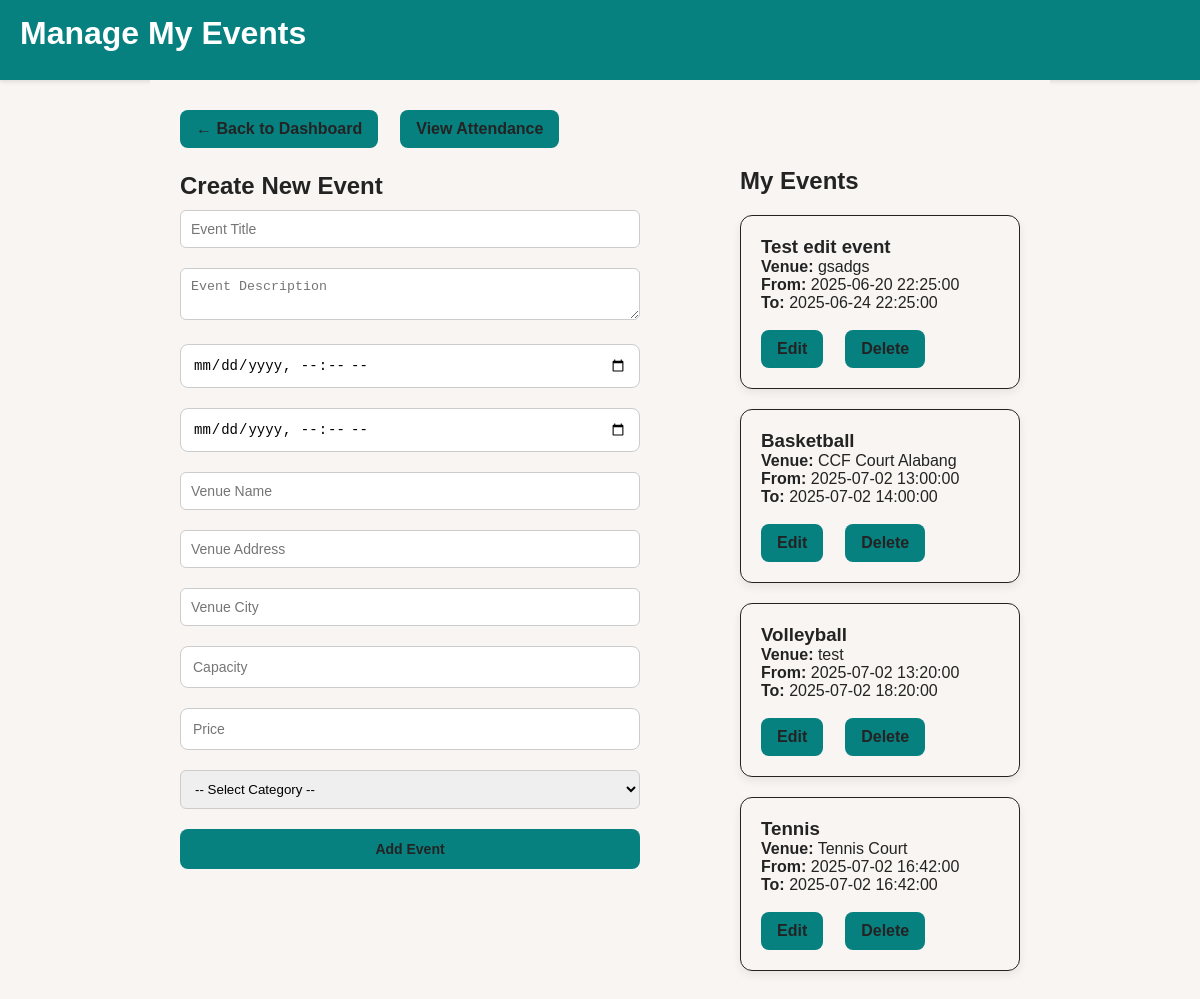
/eventsys/codes/php/manage_events.php (signed in), run on the app's committed database.
### tables this page shows
CREATE TABLE `event` (
  `event_id` int(11) NOT NULL,
  `title` varchar(255) NOT NULL,
  `description` text DEFAULT NULL,
  `start_time` datetime NOT NULL,
  `end_time` datetime NOT NULL,
  `venue_id` int(11) DEFAULT NULL,
  `organizer_id` int(11) DEFAULT NULL,
  `capacity` int(11) DEFAULT NULL,
  `price` decimal(10,2) DEFAULT NULL,
  `created_at` datetime DEFAULT current_timestamp(),
  `category_id` int(11) DEFAULT NULL
);

CREATE TABLE `venue` (
  `venue_id` int(11) NOT NULL,
  `name` varchar(255) NOT NULL,
  `address` varchar(255) DEFAULT NULL,
  `city` varchar(100) DEFAULT NULL,
  `capacity` int(11) DEFAULT NULL
);

### eventsys/codes/php/manage_events.php (the view, shortened to what this page needs)
<?php
include('../includes/db.php');
$user_id = $_SESSION['user_id'];
$role_stmt = $conn->prepare("SELECT role FROM user WHERE user_id = ?");
$role_stmt->bind_param("i", $user_id);
$role_stmt->execute();
$role_stmt->bind_result($role);
$stmt = $conn->prepare("SELECT e.event_id, e.title, e.start_time, e.end_time, v.name AS venue FROM event e JOIN venue v ON e.venue_id = v.venue_id JOIN organizer o ON e.organizer_id = o.organizer_id JOIN user u ON o.contact_email = u.email WHERE u.user_id = ?");
$stmt->bind_param("i", $user_id);
$stmt->execute();
$events = $stmt->get_result();
?>
<!DOCTYPE html>
<html>
<head>
    <link rel="stylesheet" href="../css/style.css">
</head>
<body>
 <div class="navbar-container">
    <h1 style="margin: 5px 0px; color: white;">Manage My Events</h1>
 </div>
<div class="dashboard">
    <div class="manage-events-container">
        <div style="display: flex; align-items: center; justify-content: space-between; margin-bottom: 24px;">
            <div style="display: flex; gap: 12px;">
                <a href="home.php" class="back-link">
                    &larr; Back to Dashboard
                </a>
                <?php if ($role === 'event_head'): ?>
                    <a href="view_attendance.php" class="attendance-link">
                        View Attendance
                    </a>
                <?php endif; ?>
            </div>
        </div>
        <?php
        $edit_event = null;
        ?>
        <h2><?= $edit_event ? "Edit Event" : "Create New Event" ?></h2>
        <form method="POST">
            <input type="text" name="title" placeholder="Event Title" value="<?= $edit_event['title'] ?? '' ?>" required>
            <textarea name="description" placeholder="Event Description" required><?= $edit_event['description'] ?? '' ?></textarea>
            <input type="datetime-local" name="start_time" value="<?= $edit_event['start_time'] ?? '' ?>" required>
            <input type="datetime-local" name="end_time" value="<?= $edit_event['end_time'] ?? '' ?>" required>
            <?php if (!$edit_event): ?>
                <input type="text" name="venue_name" placeholder="Venue Name" required>
                <input type="text" name="venue_address" placeholder="Venue Address">
                <input type="text" name="venue_city" placeholder="Venue City">
            <?php else: ?>
                <p><em>Venue cannot be edited for existing events.</em></p>
            <?php endif; ?>
            <input type="number" name="capacity" placeholder="Capacity" value="<?= $edit_event['capacity'] ?? '' ?>" required>
            <input type="number" step="0.01" name="price" placeholder="Price" value="<?= $edit_event['price'] ?? '' ?>" required>
            <select name="category_id" required>
                <option value="">-- Select Category --</option>
            </select>
            <?php if ($edit_event): ?>
                <button type="submit" name="update_event">Update Event</button>
            <?php else: ?>
                <button type="submit" name="add_event">Add Event</button>
            <?php endif; ?>
        </form>
    </div>
    <div class="my-events-container">
    <h2>My Events</h2>
        <div class="event-list">
            <?php while ($row = $events->fetch_assoc()): ?>
                <div class="event-card">
                    <h3><?= htmlspecialchars($row['title']) ?></h3>
                    <p><strong>Venue:</strong> <?= htmlspecialchars($row['venue']) ?></p>
                    <p><strong>From:</strong> <?= $row['start_time'] ?><br><strong>To:</strong> <?= $row['end_time'] ?></p>
                    <div class="event-actions" style="margin-top: 18px;">
                        <a href="manage_events.php?edit=<?= $row['event_id'] ?>" class="edit-link">Edit</a>
                        <a href="manage_events.php?delete=<?= $row['event_id'] ?>" class="delete-link" onclick="return confirm('Are you sure?')">Delete</a>
                    </div>
                </div>
            <?php endwhile; ?>
        </div>
    </div>
</div>
</body>
</html>

### eventsys/codes/css/style.css (style rules this page uses)
:root { --color-bg: #f8f5f2; --color-headline: #232323; --color-paragraph: #222525; --color-button: #078080; --color-button-text: #232323; --color-stroke: #232323; --color-main: #ffffff; --color-highlight: #078080; --color-secondary: #f45d48; --color-tertiary: #f8f5f2; }
.sidebar, .banner, input, select, textarea, button { transition: background 0.3s ease, color 0.3s ease; }
* { margin: 0; padding: 0; box-sizing: border-box; }
body { margin: 0; background: var(--color-bg); color: var(--color-paragraph); font-family: 'Poppins', sans-serif; }
.dashboard { display: flex; flex-direction: row; gap: 100px; padding: 30px; max-width: 900px; margin: auto; background: var(--color-bg); color: var(--color-paragraph); }
.card, .event-card, .form-container, .card.welcome { background: var(--color-tertiary); color: var(--color-headline); border: 1px solid var(--color-stroke); }
h1, h2, .banner h1 { color: var(--color-headline); }
textarea, select { width: 100%; padding: 10px; margin: 10px 0; border-radius: 6px; border: 1px solid #ccc; }
a { text-decoration: none; color: #0077cc; margin-right: 10px; }
input[type="text"] { padding: 10px; border-radius: 6px; border: 1px solid #ccc; margin-bottom: 10px; width: 100%; }
input, button { width: 100%; padding: 12px; margin: 10px 0; border-radius: 8px; border: 1px solid #ccc; font-size: 14px; }
button { background: var(--color-button); color: var(--color-button-text); border: none; padding: 12px 16px; border-radius: 8px; font-weight: bold; cursor: pointer; }
.back-link, .attendance-link, .edit-link, .delete-link { border: none; padding: 10px 16px; border-radius: 8px; font-weight: bold; cursor: pointer; }
button, .login-button, .register-button, .card a, .back-link, .attendance-link, .edit-link, .delete-link { background: var(--color-button); color: var(--color-button-text); border: none; font-weight: bold; }
.event-list { margin-top: 20px; display: grid; grid-template-columns: repeat(auto-fill, minmax(280px, 1fr)); gap: 20px; }
.event-card { background: var(--charcoal); padding: 20px; border-radius: 12px; box-shadow: 0 4px 10px rgba(0, 0, 0, 0.07); transition: transform 0.2s ease; }
.event-card .event-actions { display: flex; gap: 12px; margin-top: 18px; }
.navbar-container { padding: 10px 20px; background: var(--color-highlight); color: var(--color-main); box-shadow: 0 2px 4px rgba(0, 0, 0, 0.1); height: 10vh; }
.my-events-container { margin-top: 57px; }

### data on the page
event: title "Test edit event", venue.name "gsadgs", start_time "2025-06-20 22:25:00", end_time "2025-06-24 22:25:00"
event: title "Basketball", venue.name "CCF Court Alabang", start_time "2025-07-02 13:00:00", end_time "2025-07-02 14:00:00"
event: title "Volleyball", venue.name "test", start_time "2025-07-02 13:20:00", end_time "2025-07-02 18:20:00"
event: title "Tennis", venue.name "Tennis Court", start_time "2025-07-02 16:42:00", end_time "2025-07-02 16:42:00"
